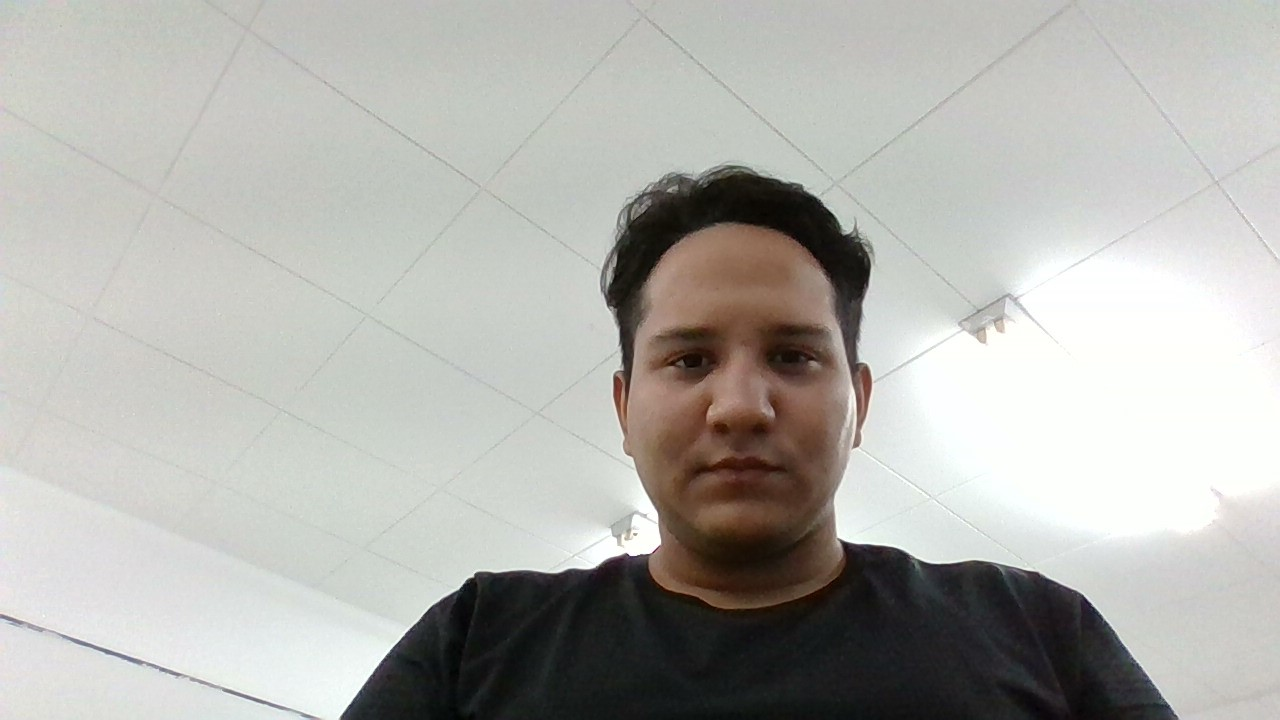
#> input picture At4SegundaAvaliação/WIN_20240930_17_54_51_Pro.jpg, 1280 x 720 px
$ python atv4.py
#> lines starting #> are read from the running program, lines starting #| are printed output that depends on the picture
import cv2 as cv
#biblioteca
img = cv.imread("WIN_20240930_17_54_51_Pro.jpg")
#> img is the input picture: shape (720, 1280, 3); mean B, G, R 173.3, 177.9, 178.3
cv.imshow("antes",img)
#tabela antes da mudança
mudado = cv.Canny(img,100,70)
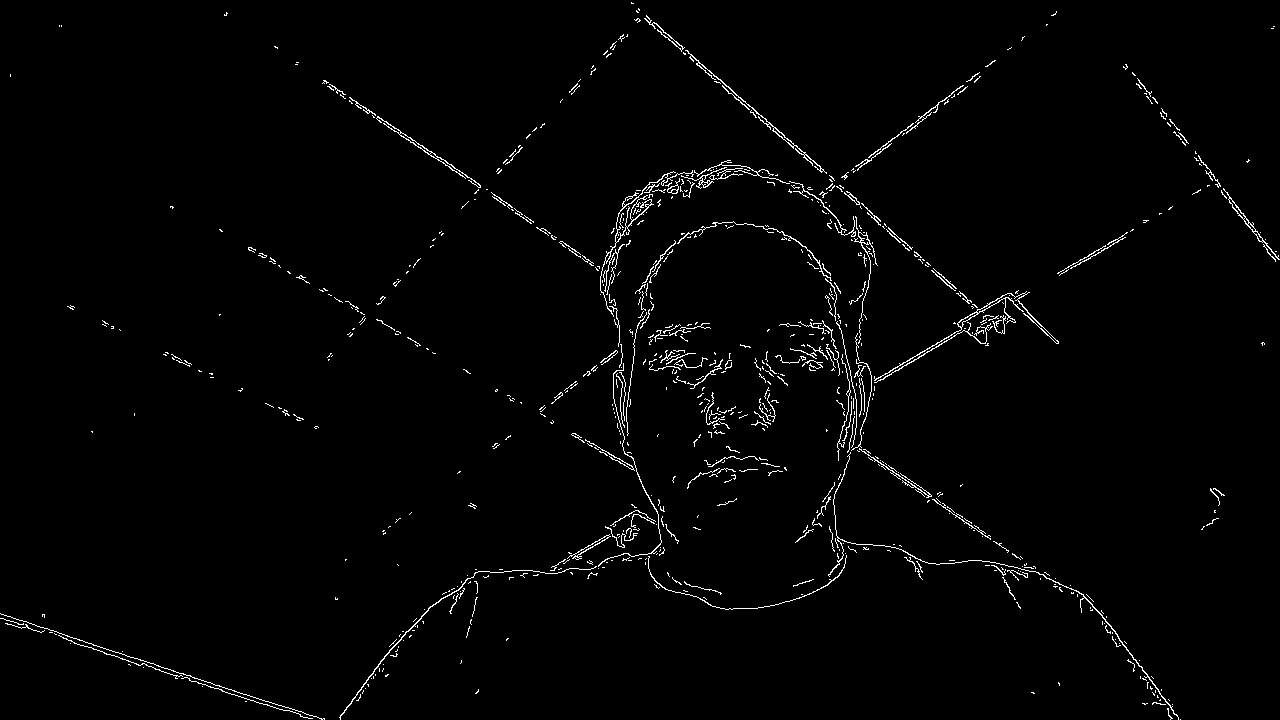
#> mudado: shape (720, 1280); 1.7% white in thin lines or dots
#Dimensionamento de imagem para detecção de bordas
cv.imshow("depois",mudado)
#tabela depois da mundança
cv.waitKey(0)
cv.destroyAllWindows()
